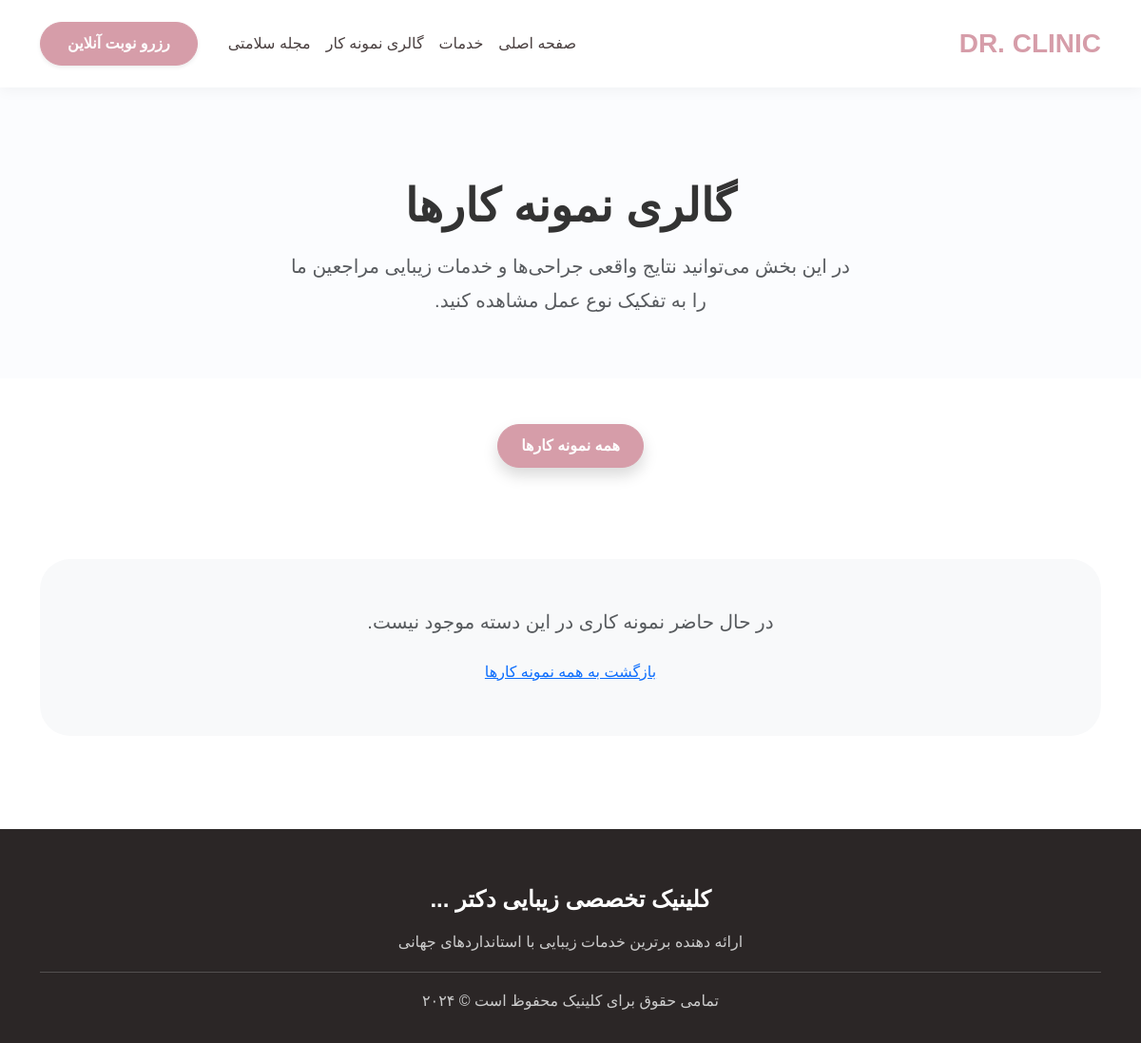
The app's page /gallery/, older data.
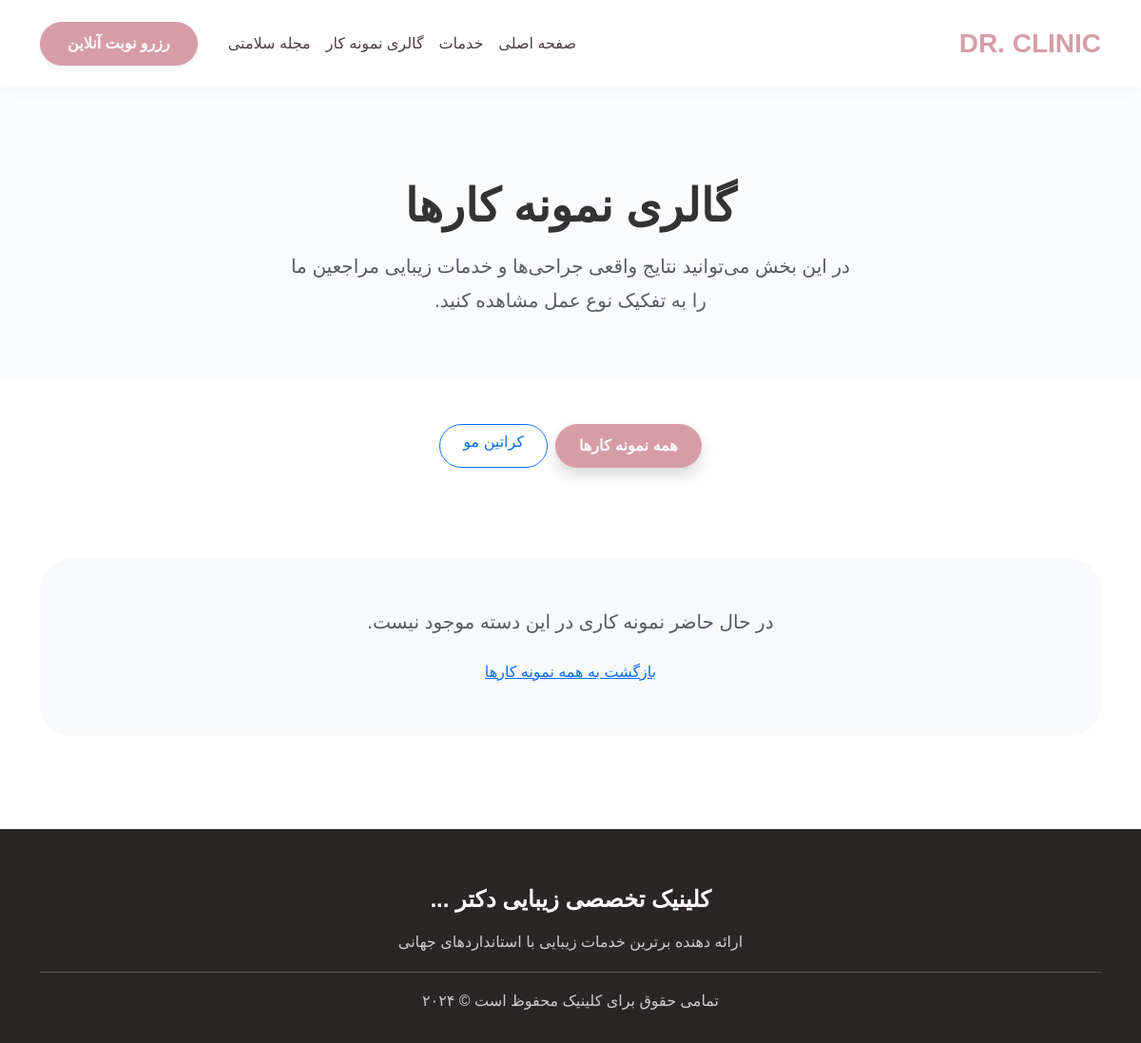
The same page, newer data.
### core/models.py (models this page shows, shortened)
class GalleryCategory(models.Model):
    title = models.CharField(max_length=100, verbose_name="نام دسته بندی (مثلا جراحی بینی)")
    slug = models.SlugField(unique=True)
    class Meta:
        verbose_name_plural = "دسته بندی‌های گالری"

### core/views.py (the view)
# urls.py: path('gallery/', views.gallery_view, name='gallery'),
def gallery_view(request, category_slug=None):
    categories = GalleryCategory.objects.all()
    selected_category = None
    items = GalleryItem.objects.all()
    if category_slug:
        selected_category = GalleryCategory.objects.get(slug=category_slug)
        items = items.filter(category=selected_category)
    return render(request, 'gallery.html', {
        'categories': categories,
        'items': items,
        'selected_category': selected_category
    })

### templates/gallery.html (shortened to what this page needs)
{% extends 'base.html' %}
{% block content %}
<section class="py-5 text-center" style="background-color: #fbfcfe;">
    <div class="container pt-5">
        <h1 class="display-5 fw-bold mb-3">گالری نمونه کارها</h1>
        <p class="lead text-muted mx-auto" style="max-width: 600px;">
            در این بخش می‌توانید نتایج واقعی جراحی‌ها و خدمات زیبایی مراجعین ما را به تفکیک نوع عمل مشاهده کنید.
        </p>
    </div>
</section>
<div class="container my-5">
    <div class="d-flex justify-content-center flex-wrap gap-2 mb-5">
        <a href="{% url 'gallery' %}"
           class="btn {% if not selected_category %}btn-primary shadow{% else %}btn-outline-primary{% endif %} rounded-pill px-4">
            همه نمونه کارها
        </a>
        {% for cat in categories %}
            <a href="{% url 'gallery_by_category' cat.slug %}"
               class="btn {% if selected_category.slug == cat.slug %}btn-primary shadow{% else %}btn-outline-primary{% endif %} rounded-pill px-4">
                {{ cat.title }}
            </a>
        {% endfor %}
    </div>
    <div class="row g-4">
        {% for item in items %}
        <div class="col-md-6 col-lg-4">
            <div class="card h-100 border-0 shadow-sm">
                <div class="row g-0 border-bottom">
                    <div class="col-6 p-1">
                        <div class="position-relative overflow-hidden rounded-3">
                            <a href="{{ item.before_image.url }}" class="glightbox" data-gallery="gallery-{{ item.id }}">
                                <img src="{{ item.before_image.url }}" class="img-fluid w-100" style="height: 220px; object-fit: cover;" alt="قبل">
                                <span class="badge bg-dark position-absolute bottom-0 start-0 m-2 opacity-75">قبل</span>
                            </a>
                        </div>
                    </div>
                    <div class="col-6 p-1">
                        <div class="position-relative overflow-hidden rounded-3">
                            <a href="{{ item.after_image.url }}" class="glightbox" data-gallery="gallery-{{ item.id }}">
                                <img src="{{ item.after_image.url }}" class="img-fluid w-100" style="height: 220px; object-fit: cover;" alt="بعد">
                                <span class="badge bg-primary position-absolute bottom-0 end-0 m-2">بعد</span>
                            </a>
                        </div>
                    </div>
                </div>
                <div class="card-body p-4 text-center">
                    <h5 class="fw-bold mb-2">{{ item.title }}</h5>
                    <div class="badge bg-light text-primary mb-2 px-3 rounded-pill">{{ item.category.title }}</div>
                    <p class="text-muted small mb-0">{{ item.description }}</p>
                </div>
            </div>
        </div>
        {% empty %}
        <div class="col-12 text-center py-5">
            <div class="p-5 bg-light rounded-5">
                <p class="text-muted fs-5">در حال حاضر نمونه کاری در این دسته موجود نیست.</p>
                <a href="{% url 'gallery' %}" class="btn btn-link">بازگشت به همه نمونه کارها</a>
            </div>
        </div>
        {% endfor %}
    </div>
</div>
{% endblock %}

Row changes from the older to the newer data that the page shows:
added GalleryCategory: title "کراتین مو"
